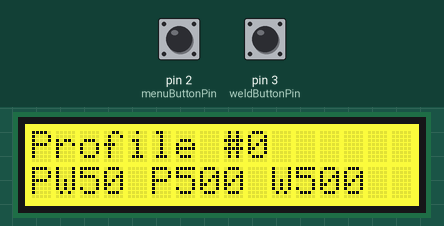
Simulated run of this program. Board: Arduino Nano, built with avr-gcc and run on an emulated ATmega328P. Parts: 16×2 character LCD. The inputs (shaded band) are chosen by the test bench; at power-on: pin 3 (weldButtonPin) HIGH, pin 2 (menuButtonPin) HIGH.

Above: at 1.4 s.
1.5 s: pin 3 (weldButtonPin) pulled LOW for 0.15 s
At 2.0 s:
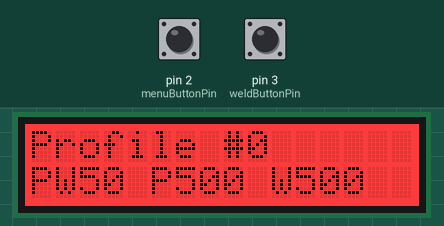
4.1 s: pin 2 (menuButtonPin) pulled LOW for 0.15 s
At 5.0 s:
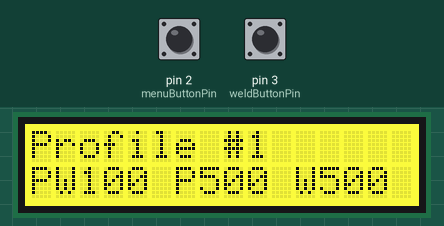
5.7 s: pin 2 (menuButtonPin) pulled LOW for 1 s
At 6.3 s:
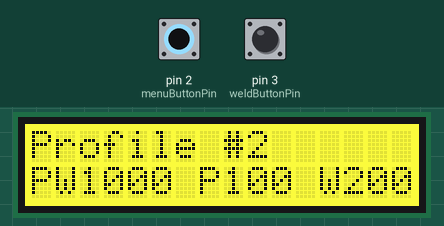
8.2 s: pin 3 (weldButtonPin) pulled LOW for 1 s
At 9.5 s:
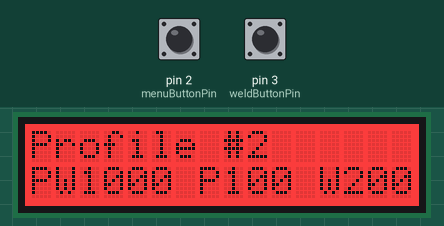
12.2 s: pin 3 (weldButtonPin) pulled LOW for 3.2 s
Timing chart, 0 to 15.2 s (numbered marks = the images above; inputs shaded):
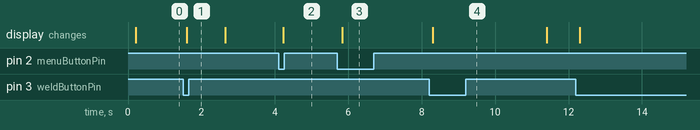

The program:

main.cpp
```cpp
#include <Arduino.h>

#include <Wire.h>
#include "rgb_lcd.h"

rgb_lcd lcd;

const int colorR = 255;
const int colorG = 255;
const int colorB = 0;

const int weldButtonPin = 3; // the number of the pushbutton pin
const int menuButtonPin = 2; // the number of the pushbutton pin
const int ssrPin = 7;

// Variables will change:
int ssrButtonState = HIGH; // the current state of the output pin
int lastSsrState = HIGH;   // the current state of the output pin

int menuButtonState;            // the current reading from the input pin
int lastMenuButtonState = HIGH; // the previous reading from the input pin

// the following variables are unsigned long's because the time, measured in miliseconds,
// will quickly become a bigger number than can be stored in an int.
unsigned long lastDebounceTime = 0;    // the last time the output pin was toggled
unsigned long lastSsrDebounceTime = 0; // the last time the output pin was toggled
unsigned long debounceDelay = 100;      // the debounce time; increase if the output flickers

int profileIndex = 0;

int profiles[][3] = {{50, 500, 500},
                     {100, 500, 500},
                     {1000, 100, 2000}};

void updateProfileScreen();
void activateSsr();
void switchProfile();

void setup()
{

    pinMode(menuButtonPin, INPUT_PULLUP);
    pinMode(weldButtonPin, INPUT_PULLUP);
    pinMode(ssrPin, OUTPUT);
    digitalWrite(ssrPin, LOW);

    lcd.begin(16, 2);
    lcd.setRGB(colorR, colorG, colorB);
    lcd.print("Spot Welder v0.1");
    lcd.setCursor(0, 1);
    lcd.print("made by Pawel");
    delay(100);
    updateProfileScreen();
}

void loop()
{
    switchProfile();
    activateSsr();
}

void switchProfile()
{
    // read the state of the switch into a local variable:
    int reading = digitalRead(menuButtonPin);

    // check to see if you just pressed the button
    // (i.e. the input went from LOW to HIGH), and you've waited
    // long enough since the last press to ignore any noise:

    // If the switch changed, due to noise or pressing:
    if (reading != lastMenuButtonState)
    {
        // reset the debouncing timer
        lastDebounceTime = millis();
    }

    if ((millis() - lastDebounceTime) > debounceDelay)
    {
        // if the button state has changed:
        if (reading != menuButtonState)
        {
            menuButtonState = reading;

            // only toggle the LED if the new button state is HIGH
            if (menuButtonState == LOW)
            {
                profileIndex++;
                profileIndex = profileIndex % (sizeof(profiles) / sizeof(profiles[0]));

                updateProfileScreen();
            }
        }
    }

    lastMenuButtonState = reading;
}

void updateProfileScreen()
{
    lcd.clear();
    lcd.setCursor(0, 0);
    lcd.print("Profile #" + String(profileIndex));
    lcd.setCursor(0, 1);
    lcd.print("PW" + String(profiles[profileIndex][0]) + " P" + String(profiles[profileIndex][1]) + " W" + String(profiles[profileIndex][2]));
}

void activateSsr()
{
    int reading = digitalRead(weldButtonPin);

    if (reading != lastSsrState)
    {
        lastSsrDebounceTime = millis();
    }

    if ((millis() - lastSsrDebounceTime) > debounceDelay)
    {
        if (reading != ssrButtonState)
        {
            ssrButtonState = reading;
            if (ssrButtonState == LOW)
            {
                lcd.setRGB(255, 0, 0);
                digitalWrite(ssrPin, HIGH);
                delay(profiles[profileIndex][0]);
                digitalWrite(ssrPin, LOW);
                delay(profiles[profileIndex][1]);
                digitalWrite(ssrPin, HIGH);
                delay(profiles[profileIndex][2]);
                digitalWrite(ssrPin, LOW);
                lcd.setRGB(colorR, colorG, colorB);
            }
        }
    }
    lastSsrState = reading;
}
```

Measured:
- after the input at 1.5 s, the display: changes after 0.10 s (image 1)
- after the input at 4.1 s, the display: changes after 0.13 s (image 2)
- after the input at 5.7 s, the display: changes after 0.13 s (image 3)
- after the input at 8.2 s, the display: changes after 0.10 s (image 4)
